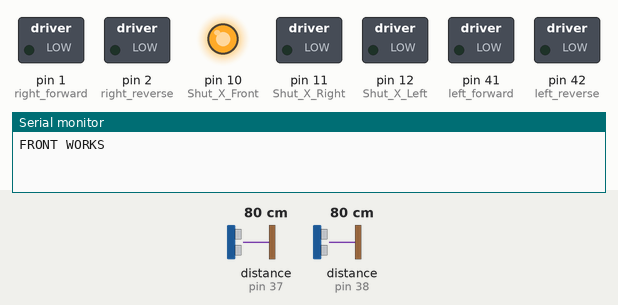
Recording of a sketch running on a simulated Arduino Mega 2560, built for the host (arithmetic inside an expression is 32-bit, double 64-bit). Parts: switched loads named in the sketch (green lamp = pin HIGH), output pins drawn as LEDs (lit = HIGH), the last lines printed to the serial monitor. The test bench sets the inputs (shaded band); at power-on: distance to the obstacle (sensors on pin 37, pin 38) 80 cm.

Above: at 0.1 s.
At 0.6 s:
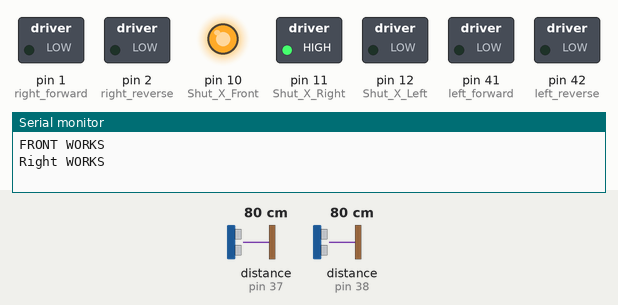
At 1.1 s:
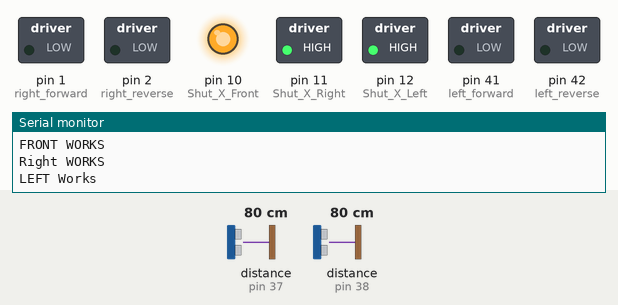
At 1.6 s:
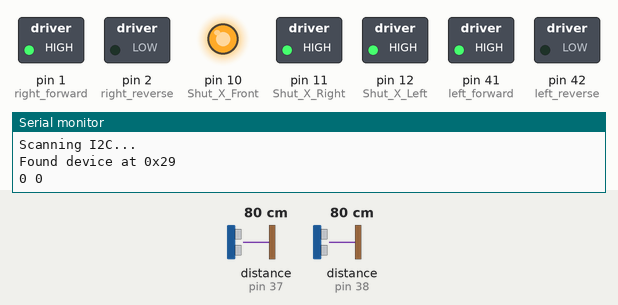
Timing chart, 0 to 3.1 s (numbered marks = the images above):
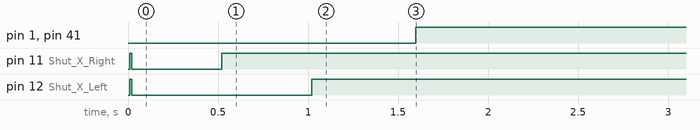

The sketch:

Hardware_Check.ino
```cpp
// please note distance measurements are not converted and are in milimeters
// Claude used to help get basic PID math and debug code, large amounts of code were taken from traversal.ino


#include <Wire.h>
#include <Adafruit_VL53L0X.h>
#ifndef VL53L0X_ERROR_NONE
#define VL53L0X_ERROR_NONE 0
#endif

#define SDA_PIN 8
#define SLC_PIN 9


int left_distance;
int right_distance;
float error;
const float Kp = 0.4;
float correction;
int left_motor, right_motor; // pwm values for motors
const int base_speed = 511;

Adafruit_VL53L0X Front_Range_S = Adafruit_VL53L0X();
const int Shut_X_Front = 10; // unknown
#define Front_Address 0x27

Adafruit_VL53L0X Right_Range_S = Adafruit_VL53L0X();
const int Shut_X_Right = 11; // unknown
#define Right_Address 0x26

Adafruit_VL53L0X Left_Range_S = Adafruit_VL53L0X();
// Make sure physical wiring matches this new pin assignment.
const int Shut_X_Left = 12;
#define Left_Address 0x25

void setup() {
  Serial.begin(115200);
  Wire.setClock(50000);
  Wire.begin(SDA_PIN,SLC_PIN);
  // put your setup code here, to run once:
  pinMode(1,OUTPUT); // right forward
  pinMode(2,OUTPUT); // right reverse
  pinMode(41,OUTPUT); // left forward
  pinMode(42,OUTPUT); // left reverse

  pinMode(Shut_X_Front, OUTPUT);
  pinMode(Shut_X_Right, OUTPUT);
  pinMode(Shut_X_Left, OUTPUT);

  digitalWrite(Shut_X_Front, LOW);
  digitalWrite(Shut_X_Right, LOW);
  digitalWrite(Shut_X_Left, LOW);
  delay(10);
  digitalWrite(Shut_X_Front, HIGH);
  digitalWrite(Shut_X_Right, HIGH);
  digitalWrite(Shut_X_Left, HIGH);
  delay(10);
  digitalWrite(Shut_X_Right, LOW);
  digitalWrite(Shut_X_Left, LOW);
  if (!Front_Range_S.begin(Front_Address)) Serial.println("Front NOT WORKS");
  else Serial.println("FRONT WORKS");
  //Front_Range_S.startRangeSingle();
  delay(500);

  digitalWrite(Shut_X_Right, HIGH);
  if (!Right_Range_S.begin(Right_Address)) Serial.println("Right NOT WORKS");
  else Serial.println("Right WORKS");
  //Right_Range_S.startRangeSingle();
  delay(500);

  digitalWrite(Shut_X_Left, HIGH);
  if (!Left_Range_S.begin(Left_Address)) Serial.println("Left NOT WORKS");
  else Serial.println("LEFT Works");
  //Left_Range_S.startRangeSingle();
  delay(500);
  Serial.println("Scanning I2C...");
  for (byte addr = 1; addr < 127; addr++) {
    Wire.beginTransmission(addr);
    if (Wire.endTransmission() == 0) {
      Serial.printf("Found device at 0x%02X\n", addr);
    }
  }
}
// functions

void go_forwards(int miliseconds){
  digitalWrite(1,HIGH);
  digitalWrite(41,HIGH);
  delay(miliseconds);
  digitalWrite(1,LOW);
  digitalWrite(41,LOW);
  delay(100);
}

void go_forwards_proportional(){
  correction = Kp * error;

  left_motor = base_speed - correction;
  right_motor = base_speed + correction;
  clamp_values();
  analogWrite(1,(int)right_motor);
  analogWrite(41,(int)left_motor);
  analogWrite(2,0);
  analogWrite(42,0);
}

void clamp_values(){
  if (left_motor > 1023){
    left_motor = 1023;
  }
  if (right_motor > 1023){
    right_motor = 1023;
  }
  if (left_motor < 0){
    left_motor = 0;
  }
  if (right_motor < 0){
    right_motor = 0;
  }
}

void read_sensors() {
    VL53L0X_RangingMeasurementData_t measure;

    Left_Range_S.rangingTest(&measure, false);
    if (measure.RangeStatus != 4)
        left_distance = measure.RangeMilliMeter;

    Right_Range_S.rangingTest(&measure, false);
    if (measure.RangeStatus != 4)
        right_distance = measure.RangeMilliMeter;
}

void loop() {
  // put your main code here, to run repeatedly:
  read_sensors();
  Serial.printf("%d %d \n", left_motor, right_motor);
  if (left_distance < 500 && right_distance < 500){
    error = right_distance-left_distance;
  }


  go_forwards_proportional();
  delay(5);


}
```

Measured:
- by itself, pin 1 (right_forward), pin 41 (left_forward): LOW → HIGH at 1.6 s
